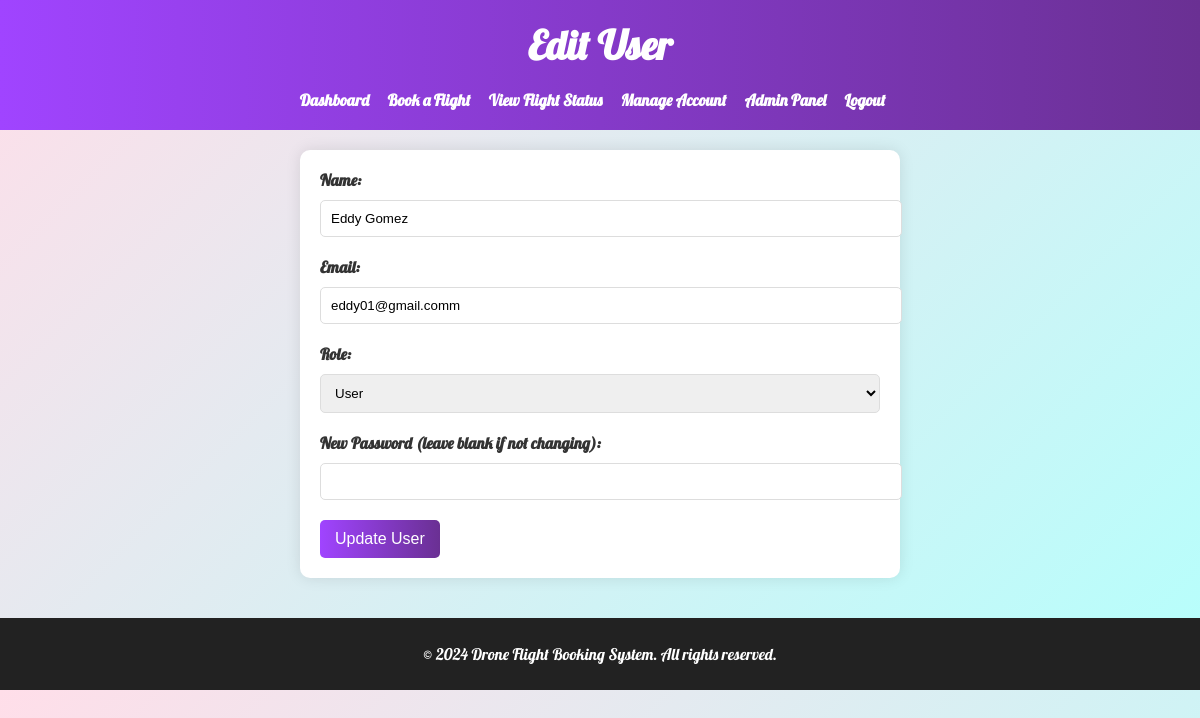
The page /DroneBookingSystem/edit_user.php?user_id=1 (signed in) on the database its author committed.
### tables this page shows
CREATE TABLE `users` (
  `id` int(11) NOT NULL,
  `name` varchar(100) DEFAULT NULL,
  `email` varchar(100) DEFAULT NULL,
  `password` varchar(255) DEFAULT NULL,
  `role` enum('admin','user') DEFAULT 'user'
);

### DroneBookingSystem/edit_user.php (the view, shortened to what this page needs)
<?php
$conn = new mysqli('localhost', 'root', '', 'drone_booking_system');
$user_id = intval($_GET['user_id']);
$sql = "SELECT name, email, role FROM users WHERE id = $user_id";
$result = $conn->query($sql);
$user = $result->fetch_assoc();
?>
<!DOCTYPE html>
<html lang="en">
<head>
</head>
<body>
    <header>
        <h1>Edit User</h1>
        <nav>
            <ul>
                <li><a href="dashboard.php">Dashboard</a></li>
                <li><a href="flight_booking.php">Book a Flight</a></li>
                <li><a href="flight_status.php">View Flight Status</a></li>
                <li><a href="account.php">Manage Account</a></li>
                <li><a href="admin_panel.php">Admin Panel</a></li>
                <li><a href="logout.php">Logout</a></li>
            </ul>
        </nav>
    </header>
    <div class="content">
        <form action="edit_user.php?user_id=<?php echo $user_id; ?>" method="post">
            <label for="name">Name:</label>
            <input type="text" id="name" name="name" value="<?php echo htmlspecialchars($user['name']); ?>" required>
            <label for="email">Email:</label>
            <input type="email" id="email" name="email" value="<?php echo htmlspecialchars($user['email']); ?>" required>
            <label for="role">Role:</label>
            <select id="role" name="role" required>
                <option value="user" <?php echo $user['role'] == 'user' ? 'selected' : ''; ?>>User</option>
            </select>
            <label for="password">New Password (leave blank if not changing):</label>
            <input type="password" id="password" name="password">
            <button type="submit">Update User</button>
        </form>
    </div>
    <footer>
        <p>&copy; 2024 Drone Flight Booking System. All rights reserved.</p>
    </footer>
</body>
</html>

### DroneBookingSystem/edit_user.php (style rules this page uses)
body { margin: 0; padding: 0; font-family: 'Lobster', cursive; background: linear-gradient(135deg, #FFDEE9, #B5FFFC); color: #333; }
header { background: #6a3093; background: linear-gradient(to right, #a044ff, #6a3093); padding: 20px; text-align: center; }
header h1 { margin: 0; color: #fff; font-size: 2.5em; }
nav ul { list-style-type: none; padding: 0; margin: 20px 0 0; text-align: center; }
nav ul li { display: inline; margin-right: 15px; }
nav ul li a { color: #fff; text-decoration: none; font-weight: bold; transition: color 0.3s ease; }
.content { padding: 20px; max-width: 600px; margin: auto; text-align: center; }
form { background: #fff; padding: 20px; border-radius: 10px; box-shadow: 0 0 15px rgba(0, 0, 0, 0.1); text-align: left; }
form label { display: block; margin-bottom: 10px; font-weight: bold; }
form input[type="text"], form input[type="email"], form input[type="password"], form select { width: 100%; padding: 10px; margin-bottom: 20px; border: 1px solid #ddd; border-radius: 5px; }
form button { padding: 10px 15px; background: #6a3093; background: linear-gradient(to right, #a044ff, #6a3093); color: #fff; text-decoration: none; border-radius: 5px; border: none; cursor: pointer; font-size: 1em; transition: background 0.3s ease; }
footer { background: #222; color: #fff; text-align: center; padding: 10px 0; margin-top: 20px; width: 100%; }

### rows shown on the page
users: name "Eddy Gomez", email "eddy01@gmail.comm", role "User"
